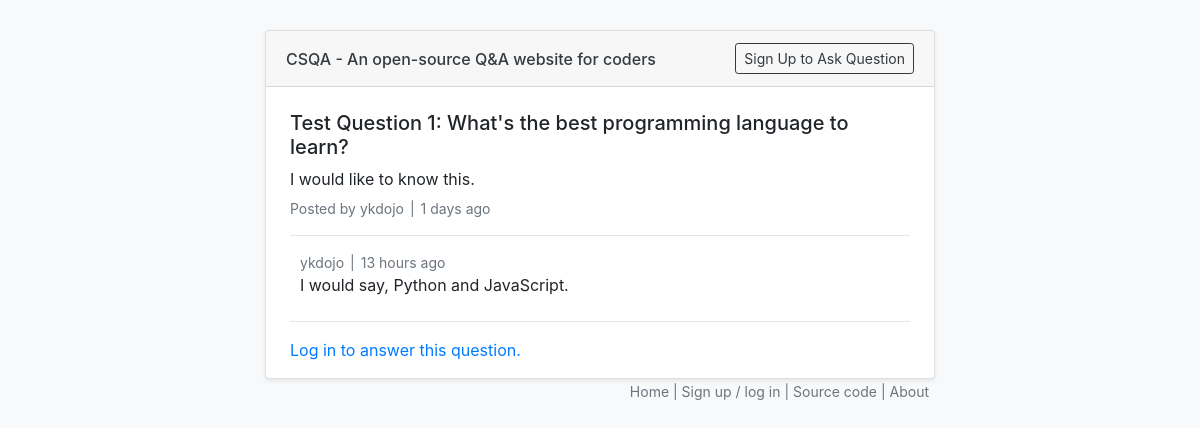
Screenshot of /question/1/ with the database file from the repository.
### main/models.py (models this page shows, shortened)
class Question(models.Model):
    user = models.ForeignKey(User, on_delete=models.CASCADE)
    title = models.CharField(max_length=200)
    body = models.TextField()
    created     = models.DateTimeField(editable=False)
    modified    = models.DateTimeField()
    @property
    def x_ago(self):
        diff = datetime.datetime.now(datetime.timezone.utc) - self.created
        return x_ago_helper(diff)

class Answer(models.Model):
    question = models.ForeignKey(Question, on_delete=models.CASCADE)
    user = models.ForeignKey(User, on_delete=models.CASCADE)
    text = models.TextField()
    created = models.DateTimeField(editable=False)
    modified = models.DateTimeField()
    @property
    def x_ago(self):
        diff = datetime.datetime.now(datetime.timezone.utc) - self.created
        return x_ago_helper(diff)

### questions/views.py (the view)
# urls.py: path('question/<int:id>/', questionView),
def questionView(request, id):
    current_user = request.user
    question = Question.objects.get(pk=id)
    answers = Answer.objects.filter(question_id=id).order_by('-created')
    context = {'question': question, 'answers': answers, 'current_user': current_user}
    return render(request, 'question.html', context)

### main/models.py (called while the page is built)
def x_ago_helper(diff):
    if diff.days > 0:
        return f'{diff.days} days ago'
    if diff.seconds < 60:
        return f'{diff.seconds} seconds ago'
    if diff.seconds < 3600:
        return f'{diff.seconds // 60} minutes ago'
    return f'{diff.seconds // 3600} hours ago'

### templates/question.html
{% extends "common.html" %}
{% block content %}
<h5>{{question.title}}</h5>
<div style="margin-bottom: 7px">{{question.body}}</div>
<div class='text-secondary' style="font-size: 14px">Posted by {{ question.user }}<span style="margin-right: 6px; margin-left: 6px;">|</span></span>{{ question.x_ago }}</div>
{% for answer in answers %}
    <hr/>
    <div class='answer-block'>
      <div class='text-secondary' style="font-size: 14px">{{ answer.user }}<span style="margin-right: 6px; margin-left: 6px;">|</span></span>{{ answer.x_ago }}</div>
      <div style="margin-bottom: 20px">{{ answer.text }}</div>
    </div>
{% endfor %}
<hr style="margin-top: 1.5rem"/>
{% if current_user.is_authenticated %}
<form action="/question/{{question.id}}/answer" method="post">
  {% csrf_token %}
  <div class="form-group">
    <textarea class="form-control" id="text" name="text" rows="3" placeholder="Type your answer here."></textarea>
  </div>
  <button type="submit" class="btn btn-primary mb-2">Submit</button>
</form>
{% else %}
<a href="/accounts/login">Log in to answer this question.</a>
{% endif %}
{% endblock %}

### static/style.css (style rules this page uses)
.answer-block { margin-left: 10px; }

### rows the page displays
Question: title "Test Question 1: What's the best programming language to learn?", body "I would like to know this.", user "ykdojo", x_ago "1 days ago"
Answer: user "ykdojo", x_ago "13 hours ago", text "I would say, Python and JavaScript."
